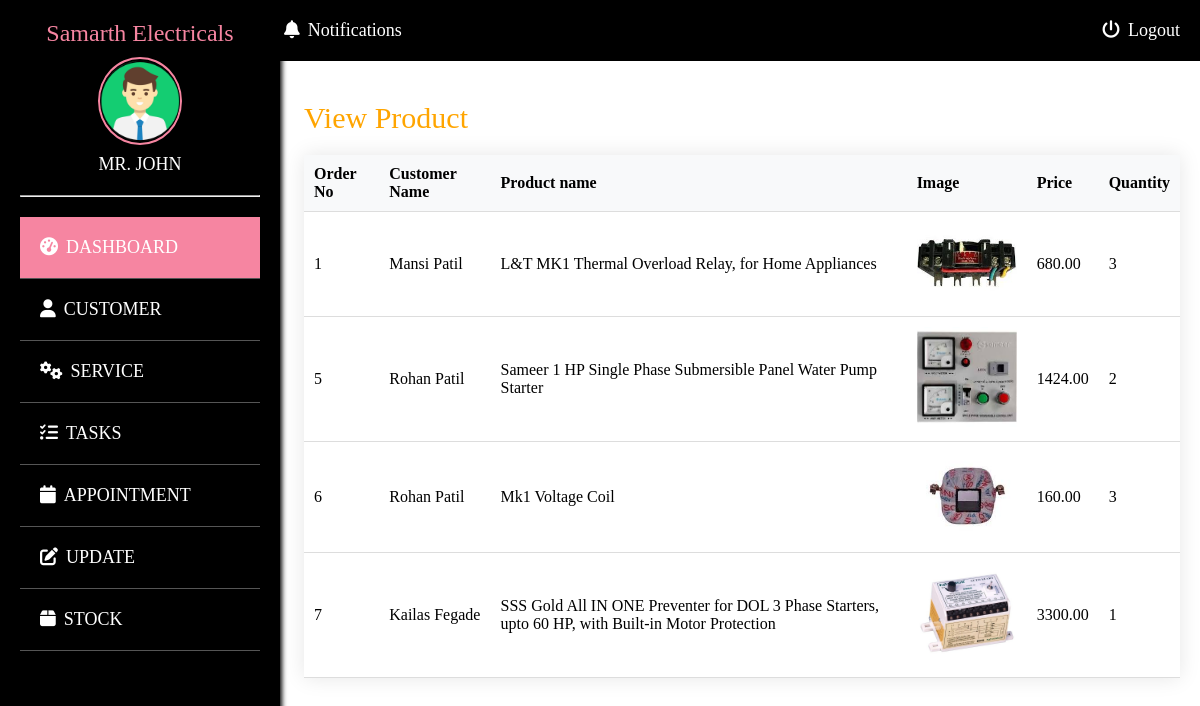
Screenshot of /owner/order_product/ with the database file from the repository.
### app/models.py (models this page shows)
class Order(models.Model):
    order_id = models.AutoField(primary_key=True)
    customer_name = models.CharField(max_length=100, default='')
    product_id = models.IntegerField(default=1)
    product_name = models.CharField(max_length=50)
    product_price = models.DecimalField(max_digits=10, decimal_places=2)
    img = models.ImageField(upload_to='media/order_images/', null=True, blank=True)
    quantity = models.IntegerField(default=1)

### app/owner.py (the view)
# urls.py: path('owner/order_product/', owner.order_product, name='order_product'),
def order_product(request):
    order=Order.objects.all()
    return render(request,'owner/order_product.html',{"order":order})

### templates/owner/order_product.html (shortened to what this page needs)
<!DOCTYPE html>
<html lang="en">
<head>
     {% load static %}
    {% include 'owner/head.html' %}
    <link rel="stylesheet" href="https://cdnjs.cloudflare.com/ajax/libs/font-awesome/5.15.3/css/all.min.css"/>
    <link rel="stylesheet" href="https://cdnjs.cloudflare.com/ajax/libs/font-awesome/6.5.1/css/all.min.css">
</head>
<body>
    <div class="banner">
    <div id="Panel1">
        <h1>View Product</h1>
            <table class="product-table">
  <thead>
    <tr>
        <th>Order No</th>
        <th>Customer Name</th>
      <th>Product name</th>
      <th>Image</th>
      <th>Price</th>
      <th>Quantity</th>
    </tr>
  </thead>
                {% for i in order %}
  <tbody>
    <tr>
        <td>{{ i.order_id }}</td>
        <td>{{ i.customer_name }}</td>
      <td>{{ i.product_name }}</td>
      <td><img src="{{ i.img.url }}" alt="Product Image" class="product-image"></td>
      <td>{{ i.product_price }}</td>
      <td>{{ i.quantity }}</td>
    </tr>
  </tbody>
                {% endfor %}
</table>
    </div>
    </div>
</body>
</html>

### templates/owner/head.html (style rules this page uses)
* { margin: 0; padding: 0; }

### templates/owner/order_product.html (style rules this page uses)
.banner { margin-left: 250px; text-align: center; height: 100vh; margin-left: 22%; }
#pannel,#Panel1,#Panel2 { margin-top: 20px; margin-left: 20px; padding: 20px; }
h1 { font-size: 30px; font-weight:20; margin-bottom: 20px; color: orange; text-align:left; }
.product-table { width: 100%; border-collapse: collapse; margin: 20px auto; background-color: #fff; box-shadow: 0px 0px 20px rgba(0, 0, 0, 0.1); }
.product-table th, .product-table td { padding: 10px; text-align: left; border-bottom: 1px solid #ddd; }
.product-table th { background-color: #f8f9fa; }
.product-image { max-width: 100px; height: auto; }

### rows the page displays
Order: order_id "1", customer_name "Mansi Patil", product_name "L&T MK1 Thermal Overload Relay, for Home Appliances", shows a picture, product_price "680.00", quantity "3"
Order: order_id "5", customer_name "Rohan Patil", product_name "Sameer 1 HP Single Phase Submersible Panel Water Pump Starter", shows a picture, product_price "1424.00", quantity "2"
Order: order_id "6", customer_name "Rohan Patil", product_name "Mk1 Voltage Coil", shows a picture, product_price "160.00", quantity "3"
Order: order_id "7", customer_name "Kailas Fegade", product_name "SSS Gold All IN ONE Preventer for DOL 3 Phase Starters, upto 60 HP, with Built-in Motor Protection", shows a picture, product_price "3300.00", quantity "1"
